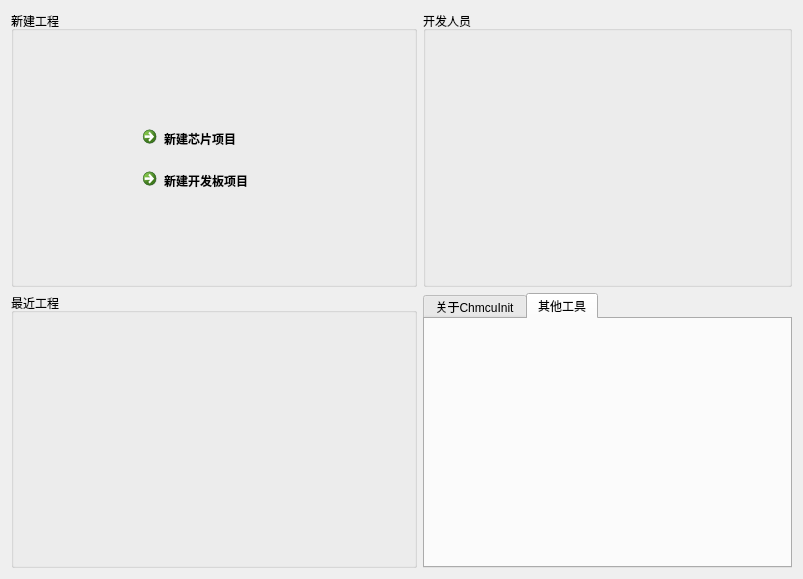
<?xml version="1.0" encoding="UTF-8"?>
<ui version="4.0">
 <class>FormHome</class>
 <widget class="QWidget" name="FormHome">
  <property name="geometry">
   <rect>
    <x>0</x>
    <y>0</y>
    <width>803</width>
    <height>579</height>
   </rect>
  </property>
  <property name="windowTitle">
   <string>Form</string>
  </property>
  <layout class="QGridLayout" name="gridLayout_3">
   <item row="0" column="0">
    <widget class="QFrame" name="frame_2">
     <property name="frameShape">
      <enum>QFrame::NoFrame</enum>
     </property>
     <property name="frameShadow">
      <enum>QFrame::Raised</enum>
     </property>
     <layout class="QGridLayout" name="gridLayout_2" columnstretch="0" rowminimumheight="0,0">
      <property name="leftMargin">
       <number>0</number>
      </property>
      <property name="topMargin">
       <number>0</number>
      </property>
      <property name="rightMargin">
       <number>0</number>
      </property>
      <property name="bottomMargin">
       <number>0</number>
      </property>
      <item row="0" column="0">
       <widget class="QGroupBox" name="groupBox">
        <property name="sizePolicy">
         <sizepolicy hsizetype="Expanding" vsizetype="Ignored">
          <horstretch>0</horstretch>
          <verstretch>0</verstretch>
         </sizepolicy>
        </property>
        <property name="title">
         <string>新建工程</string>
        </property>
        <property name="flat">
         <bool>true</bool>
        </property>
        <layout class="QGridLayout" name="gridLayout_4">
         <property name="leftMargin">
          <number>0</number>
         </property>
         <property name="topMargin">
          <number>0</number>
         </property>
         <property name="rightMargin">
          <number>0</number>
         </property>
         <property name="bottomMargin">
          <number>0</number>
         </property>
         <property name="horizontalSpacing">
          <number>6</number>
         </property>
         <item row="0" column="1">
          <spacer name="verticalSpacer">
           <property name="orientation">
            <enum>Qt::Vertical</enum>
           </property>
           <property name="sizeHint" stdset="0">
            <size>
             <width>20</width>
             <height>70</height>
            </size>
           </property>
          </spacer>
         </item>
         <item row="1" column="0">
          <spacer name="horizontalSpacer">
           <property name="orientation">
            <enum>Qt::Horizontal</enum>
           </property>
           <property name="sizeHint" stdset="0">
            <size>
             <width>121</width>
             <height>20</height>
            </size>
           </property>
          </spacer>
         </item>
         <item row="1" column="1">
          <widget class="QCommandLinkButton" name="ubuttonCreateChipProject">
           <property name="text">
            <string>新建芯片项目</string>
           </property>
           <property name="iconSize">
            <size>
             <width>20</width>
             <height>20</height>
            </size>
           </property>
          </widget>
         </item>
         <item row="1" column="2">
          <spacer name="horizontalSpacer_2">
           <property name="orientation">
            <enum>Qt::Horizontal</enum>
           </property>
           <property name="sizeHint" stdset="0">
            <size>
             <width>111</width>
             <height>20</height>
            </size>
           </property>
          </spacer>
         </item>
         <item row="2" column="1">
          <widget class="QCommandLinkButton" name="ubuttonCreateBoardProject">
           <property name="text">
            <string>新建开发板项目</string>
           </property>
           <property name="iconSize">
            <size>
             <width>20</width>
             <height>20</height>
            </size>
           </property>
           <property name="autoDefault">
            <bool>false</bool>
           </property>
          </widget>
         </item>
         <item row="3" column="1">
          <spacer name="verticalSpacer_2">
           <property name="orientation">
            <enum>Qt::Vertical</enum>
           </property>
           <property name="sizeHint" stdset="0">
            <size>
             <width>20</width>
             <height>69</height>
            </size>
           </property>
          </spacer>
         </item>
        </layout>
       </widget>
      </item>
      <item row="1" column="0">
       <widget class="QGroupBox" name="groupBox_3">
        <property name="sizePolicy">
         <sizepolicy hsizetype="Preferred" vsizetype="Expanding">
          <horstretch>0</horstretch>
          <verstretch>0</verstretch>
         </sizepolicy>
        </property>
        <property name="title">
         <string>最近工程</string>
        </property>
        <property name="flat">
         <bool>true</bool>
        </property>
       </widget>
      </item>
     </layout>
    </widget>
   </item>
   <item row="0" column="1">
    <widget class="QFrame" name="frame">
     <property name="sizePolicy">
      <sizepolicy hsizetype="Preferred" vsizetype="Preferred">
       <horstretch>0</horstretch>
       <verstretch>0</verstretch>
      </sizepolicy>
     </property>
     <property name="frameShape">
      <enum>QFrame::NoFrame</enum>
     </property>
     <property name="frameShadow">
      <enum>QFrame::Raised</enum>
     </property>
     <layout class="QGridLayout" name="gridLayout">
      <property name="leftMargin">
       <number>0</number>
      </property>
      <property name="topMargin">
       <number>0</number>
      </property>
      <property name="rightMargin">
       <number>0</number>
      </property>
      <property name="bottomMargin">
       <number>0</number>
      </property>
      <item row="0" column="0">
       <widget class="QGroupBox" name="groupBox_2">
        <property name="title">
         <string>开发人员</string>
        </property>
        <property name="flat">
         <bool>true</bool>
        </property>
       </widget>
      </item>
      <item row="1" column="0">
       <widget class="QTabWidget" name="tabWidget">
        <property name="sizePolicy">
         <sizepolicy hsizetype="Expanding" vsizetype="Ignored">
          <horstretch>0</horstretch>
          <verstretch>0</verstretch>
         </sizepolicy>
        </property>
        <property name="currentIndex">
         <number>1</number>
        </property>
        <widget class="QWidget" name="tab">
         <attribute name="title">
          <string>关于ChmcuInit</string>
         </attribute>
        </widget>
        <widget class="QWidget" name="tab_2">
         <attribute name="title">
          <string>其他工具</string>
         </attribute>
        </widget>
       </widget>
      </item>
     </layout>
    </widget>
   </item>
  </layout>
 </widget>
 <resources/>
 <connections/>
</ui>
